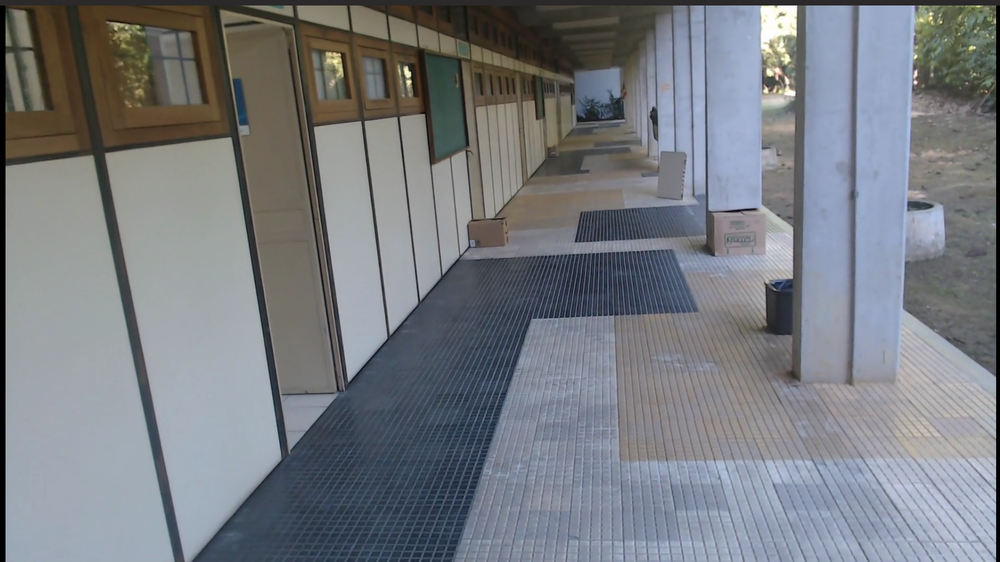
#> input picture pre-processamento/predict.png, 1000 x 562 px, shrunk from 1817 x 1021 before the run
$ python fast.py
#> lines starting #> are read from the running program, lines starting #| are printed output that depends on the picture
    # Ref: https://github.com/jagracar/OpenCV-python-tests/blob/master/OpenCV-tutorials/featureDetection/fast.py
import numpy as np
import cv2
from matplotlib import pyplot as plt

img = cv2.imread('predict.png',0)
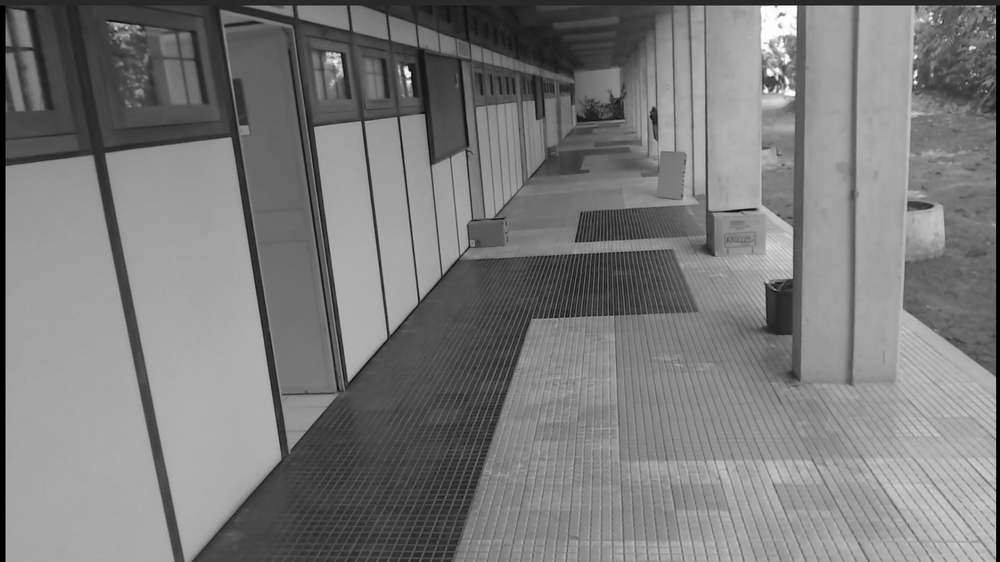
#> img: shape (562, 1000); min 0, max 255, mean 122.6

# iniciando o FAST com valores default
fast = cv2.FastFeatureDetector_create(threshold=20)

# encontrar e desenhar os pontos chaves
kp = fast.detect(img,None)
#> kp = 1421 keypoints; strongest (x, y, size): (410, 73, 7), (796, 6, 7), (916, 82, 7), (339, 54, 7)
img2 = cv2.drawKeypoints(img, kp, None,color=(255,0,0))
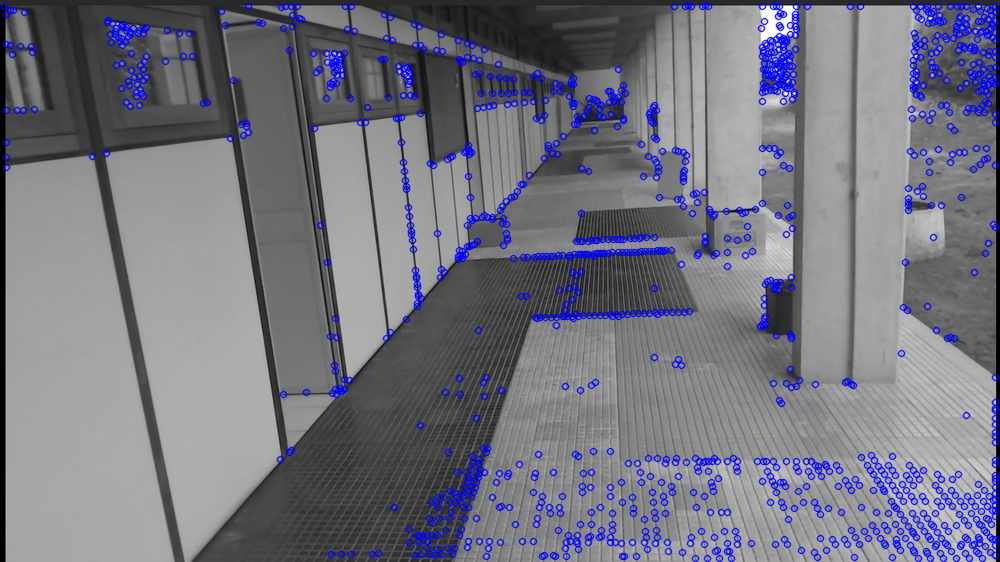
#> img2: shape (562, 1000, 3); mean of channels 0, 1, 2 129.4, 116.5, 116.5; drawn as B, G, R

print("Threshold: ", fast.getThreshold())
print("nonmaxSuppression: ", fast.getNonmaxSuppression())
print("neighborhood: ", fast.getType())
print("Total Keypoints with nonmaxSuppression: ", len(kp))
#| Total Keypoints with nonmaxSuppression:  1421

cv2.imwrite('fast_true20.png',img2)

# Desabilitando a nonmaxSuppression
fast.setNonmaxSuppression(0)
kp = fast.detect(img,None)
#> kp = 4233 keypoints; strongest (x, y, size): (290, 5, 7), (291, 5, 7), (297, 5, 7), (298, 5, 7)

print ("Numero total de pontos chave sem nonmaxSuppression: ", len(kp))
#| Numero total de pontos chave sem nonmaxSuppression:  4233

img3 = cv2.drawKeypoints(img, kp, None, color=(255,0,0))
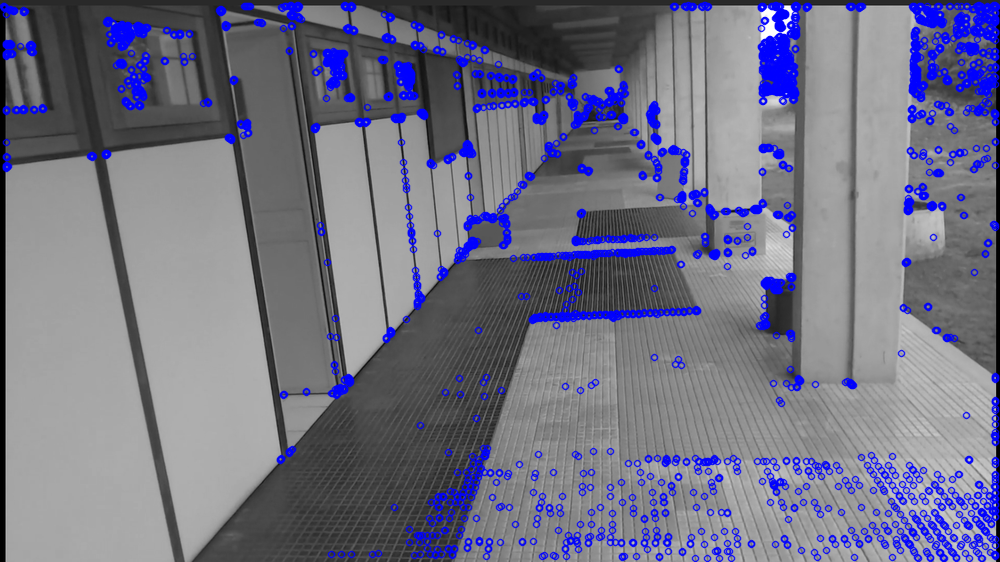
#> img3: shape (562, 1000, 3); mean of channels 0, 1, 2 133.4, 113.4, 113.4; drawn as B, G, R

cv2.imwrite('fast_false20.png',img3)
